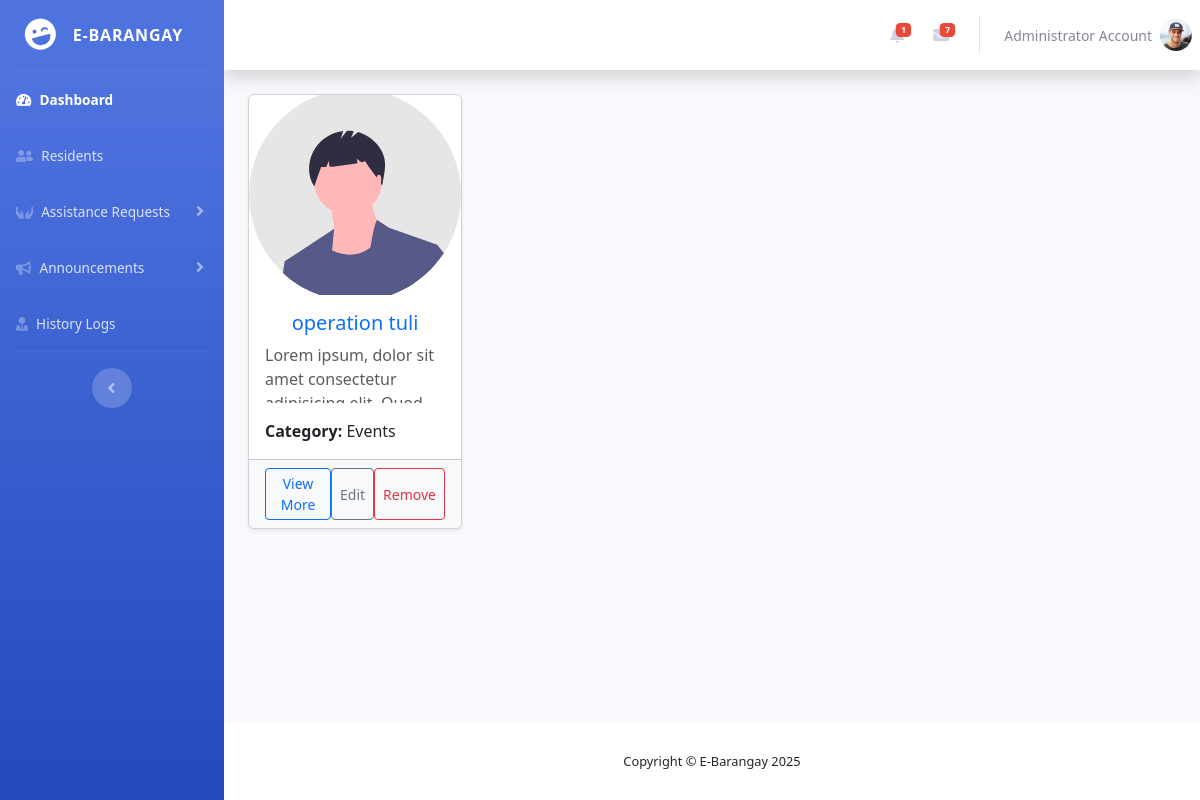
Page /officials/view_events.php (signed in) on the committed database.
### tables this page shows
CREATE TABLE `accounts` (
  `account_id` varchar(200) NOT NULL,
  `profile_pic` varchar(255) NOT NULL,
  `first_name` varchar(50) NOT NULL,
  `last_name` varchar(50) NOT NULL,
  `date_of_birth` date NOT NULL,
  `address` varchar(200) NOT NULL,
  `contact_number` int(20) NOT NULL,
  `email` varchar(100) NOT NULL,
  `password` varchar(255) NOT NULL,
  `user_type` int(30) NOT NULL,
  `verification_token` varchar(255) NOT NULL,
  `verification_status` varchar(100) NOT NULL,
  `date_registered` timestamp NOT NULL DEFAULT current_timestamp()
);

CREATE TABLE `announcements` (
  `id` int(20) NOT NULL,
  `title` varchar(255) NOT NULL,
  `content` text NOT NULL,
  `category` varchar(100) NOT NULL,
  `posted_by` varchar(100) NOT NULL,
  `audience` varchar(50) NOT NULL,
  `status` varchar(50) NOT NULL,
  `created_at` timestamp NOT NULL DEFAULT current_timestamp() ON UPDATE current_timestamp(),
  `updated_at` timestamp NOT NULL DEFAULT current_timestamp(),
  `attachment` varchar(255) NOT NULL
);

### officials/view_events.php (the view, shortened to what this page needs)
<?php
    include '../includes/official/official_sidebar.php';
    $announcements_list = $connection->query("SELECT * FROM `announcements` WHERE `category` = 'Events' ORDER BY `created_at` DESC")->fetchAll(PDO::FETCH_ASSOC);
?>
<div class="container mt-4">
    <?php if (empty($announcements_list)): ?>
        <div class="alert alert-warning text-center" role="alert">
            No data found.
        </div>
    <?php else: ?>
        <div class="row row-cols-1 row-cols-md-2 row-cols-lg-4 g-4">
            <?php foreach ($announcements_list as $announcement): ?>
                <div class="col mb-4">
                    <div class="card h-100 shadow-sm">
                        <img src="../components/img/undraw_profile.svg" class="card-img-top rounded-top" alt="Card Image" style="height: 200px; object-fit: cover;">
                        <div class="card-body">
                            <h5 class="card-title text-primary text-center text-truncate"><?php echo ($announcement['title']); ?></h5>
                            <p class="card-text text-muted" style="max-height: 60px; overflow: hidden; text-overflow: ellipsis;"><?php echo htmlspecialchars($announcement['content']); ?></p>
                            <p class="card-text"><strong>Category:</strong> <?php echo ($announcement['category']); ?></p>
                        </div>
                        <div class="card-footer bg-light">
                            <div class="d-flex justify-content-between">
                                <button class="btn btn-sm btn-outline-primary" data-bs-toggle="modal" data-bs-target="#view_modal_<?php echo $announcement['id']; ?>">View More</button>
                                <button class="btn btn-sm btn-outline-secondary" data-bs-toggle="modal" data-bs-target="#edit_modal_<?php echo $announcement['id']; ?>">Edit</button>
                                <button class="btn btn-sm btn-outline-danger" data-bs-toggle="modal" data-bs-target="#delete_modal_<?php echo $announcement['id']; ?>">Remove</button>
                            </div>
                        </div>
                    </div>
                </div>
            <?php endforeach; ?>
        </div>
    <?php endif; ?>
</div>
<?php include '../includes/footer.php'; ?>

### includes/official/topbar.php (shortened to what this page needs)
<nav class="navbar navbar-expand navbar-light bg-white topbar mb-4 static-top shadow">
    <ul class="navbar-nav ml-auto">
        <li class="nav-item dropdown no-arrow mx-1">
            <a class="nav-link dropdown-toggle" href="#" id="alertsDropdown" role="button"
                data-toggle="dropdown" aria-haspopup="true" aria-expanded="false">
                <?php if ($unreadCount > 0): ?>
                    <span class="badge badge-danger badge-counter"><?= $unreadCount ?></span>
                <?php endif; ?>
            </a>
        </li>
        <li class="nav-item dropdown no-arrow mx-1">
            <a class="nav-link dropdown-toggle" href="#" id="messagesDropdown" role="button"
                data-toggle="dropdown" aria-haspopup="true" aria-expanded="false">
                <span class="badge badge-danger badge-counter">7</span>
            </a>
        </li>
        <li class="nav-item dropdown no-arrow">
            <a class="nav-link dropdown-toggle" href="#" id="userDropdown" role="button"
                data-toggle="dropdown" aria-haspopup="true" aria-expanded="false">
                <span class="mr-2 d-none d-lg-inline text-gray-600 small">
                    <?= ($fetch_user['first_name'] . ' ' . $fetch_user['last_name']); ?>
                </span>
                <img class="img-profile rounded-circle"
                    src="../uploads/<?= ($fetch_user['profile_pic']); ?>">
            </a>
        </li>
    </ul>
</nav>
<div class="container-fluid">

### rows in the picture
accounts: first_name "Administrator", last_name "Account", profile_pic (picture)
announcements: title "operation tuli", content "Lorem ipsum, dolor sit amet consectetur…", category "Events"

### other values in the picture
$unreadCount "1"
